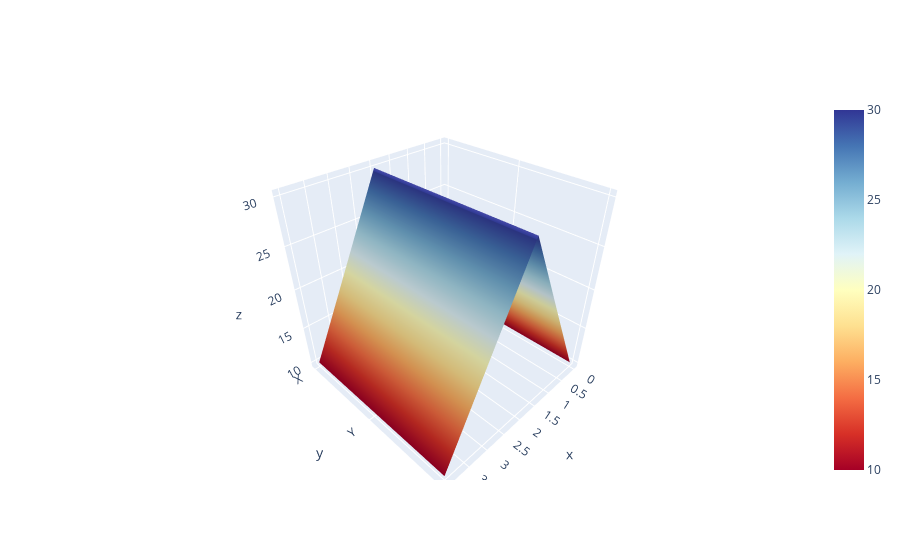

This figure's notebook cell:
### Code cell
cf.set_config_file(theme = "white")
df3.iplot(kind = 'surface', colorscale = 'rdylbu')

### Figure 1 — Plotly figure (JSON) as saved in the notebook; plotly's stock layout.template omitted (floating-point values rounded to 4 significant figures)
{"data": [{"colorscale": [[0, "rgb(165,0,38)"], [0.1, "rgb(215,48,39)"], [0.2, "rgb(244,109,67)"], [0.3, "rgb(253,174,97)"], [0.4, "rgb(254,224,144)"], [0.5, "rgb(255,255,191)"], [0.6, "rgb(224,243,248)"], [0.7, "rgb(171,217,233)"], [0.8, "rgb(116,173,209)"], [0.9, "rgb(69,117,180)"], [1, "rgb(49,54,149)"]], "type": "surface", "x": [0, 1, 2, 3, 4], "y": ["X", "Y", "Z"], "z": [[10, 20, 30, 20, 10], [10, 20, 30, 20, 10], [10, 20, 30, 20, 10]]}], "layout": {"legend": {"bgcolor": "#FFFFFF", "font": {"color": "#4D5663"}}, "paper_bgcolor": "#FFFFFF", "plot_bgcolor": "#FFFFFF", "title": {"font": {"color": "#4D5663"}}, "xaxis": {"gridcolor": "#E1E5ED", "showgrid": true, "tickfont": {"color": "#4D5663"}, "title": {"font": {"color": "#4D5663"}, "text": ""}, "zerolinecolor": "#E1E5ED"}, "yaxis": {"gridcolor": "#E1E5ED", "showgrid": true, "tickfont": {"color": "#4D5663"}, "title": {"font": {"color": "#4D5663"}, "text": ""}, "zerolinecolor": "#E1E5ED"}}}
